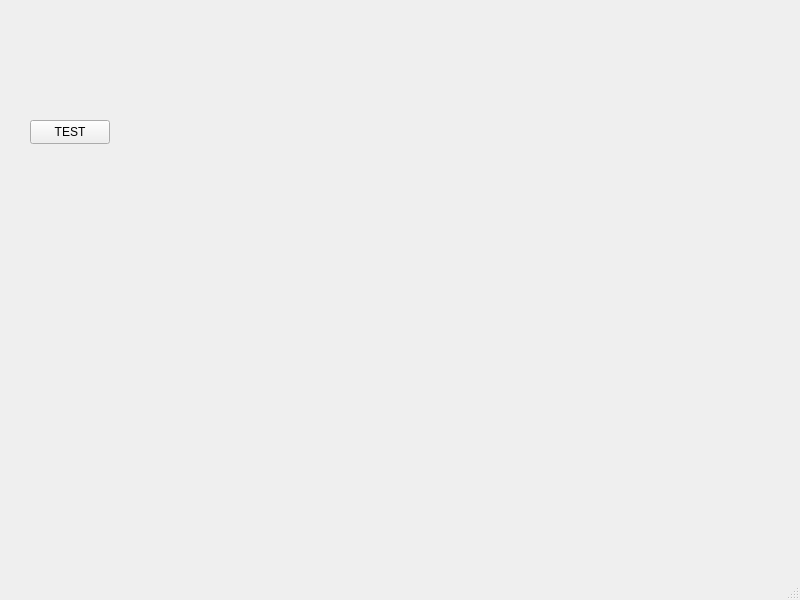
<?xml version="1.0" encoding="UTF-8"?>
<ui version="4.0">
 <class>MainWindow</class>
 <widget class="QMainWindow" name="MainWindow">
  <property name="geometry">
   <rect>
    <x>0</x>
    <y>0</y>
    <width>800</width>
    <height>600</height>
   </rect>
  </property>
  <property name="windowTitle">
   <string>MainWindow</string>
  </property>
  <widget class="QWidget" name="centralwidget">
   <widget class="QPushButton" name="sendButton">
    <property name="geometry">
     <rect>
      <x>30</x>
      <y>120</y>
      <width>80</width>
      <height>24</height>
     </rect>
    </property>
    <property name="text">
     <string>TEST</string>
    </property>
   </widget>
  </widget>
  <widget class="QMenuBar" name="menubar">
   <property name="geometry">
    <rect>
     <x>0</x>
     <y>0</y>
     <width>800</width>
     <height>21</height>
    </rect>
   </property>
  </widget>
  <widget class="QStatusBar" name="statusbar"/>
 </widget>
 <resources/>
 <connections/>
</ui>
